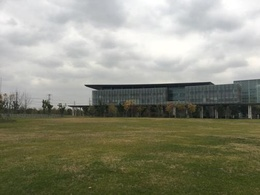
%> input picture proj2/photo/campus1.jpg, 260 x 195 px, shrunk from 504 x 378 before the run
$ octave --eval "result = getSiftFeaturePoints(imread('../photo/campus1.jpg'));"   (GNU Octave 9; MATLAB toolbox functions it lacks are replaced by stand-ins)
%> lines starting %> are read from the running program, lines starting %| are printed output that depends on the picture
### proj2/code/blur.m
function blurred_image = blur(image, sigma)
    % blur the image with Gaussian filter given sigma
    % using 3 * sigma
    filter_size = round(2*3*sigma + 1);
    if mod(filter_size, 2) == 0
        filter_size = filter_size + 1;
    end
    gaussian_filter = fspecial('gaussian',filter_size,sigma);
    blurred_image = conv2(image,gaussian_filter,'same');
end

### proj2/code/createHistogram.m
function ori_hist = createHistogram(image, x, y, scale)
%myFun - Description
%
% Syntax: ori_hist = hist(image, x, y, scale)
%
% Long description

sigma = 1.5 * scale;
r = round(3 * sigma);
bin_num = 36;
[h w] = size(image);
ori_hist = zeros(bin_num,1);
for i = -r:r
    for j = -r:r
        [m theta] = calculateGradient(x+i, y+j, image);
        if m ~= -1
            bin = 1 + round((theta + pi) / (2*pi) * bin_num);
            weight = exp(-(i*i + j*j) / (2*sigma*sigma));
            if bin > bin_num
                bin = 1;
            end
            ori_hist(bin) = ori_hist(bin) + weight * m;
        end
    end
end
end

### proj2/code/recordFeature.m
 % add feature
    function feature_index = recordFeature(point_index, feature_index, point, hist)
        global init_sigma;
        global intervals;
        global feature;
        bin_num = 36;
        peak = max(hist(:));
        n = size(hist,1);
        cir_hist = [hist(n); hist; hist(1)];

        for i = 2:n+1
            if cir_hist(i) >= 0.8 * peak && cir_hist(i) > cir_hist(i-1) && cir_hist(i) > cir_hist(i+1)
                bin = i - 1 + 0.5 * (cir_hist(i-1) - cir_hist(i+1)) / (cir_hist(i-1) - 2*cir_hist(i) + cir_hist(i+1));
                if bin <= 1
                    bin = bin_num + bin;
                else if bin >= bin_num + 1
                    bin = bin - bin_num;
                end
                interval = point.interval + point.x_hat(3);
                feature(feature_index).x = (point.x + point.x_hat(1)) * 2^(point.octave-2);
                feature(feature_index).y = (point.y + point.x_hat(2)) * 2^(point.octave-2);
                feature(feature_index).key_index = point_index;
                feature(feature_index).scale = init_sigma * power(2, point.octave-2 + (interval-1)/intervals);
                feature(feature_index).ori = (bin-1) / bin_num * 2 * pi - pi;
                feature_index = feature_index + 1;
            end
        end
    end

### proj2/code/getSiftFeaturePoints.m
function [position descriptor] = getSiftFeaturePoints(image)
%sift - extract the key points from the image
%
% Syntax: result = sift(sifte)extract the key points from the image

% Long description

    % some preprocessing
    if size(image,3) == 3
        image = rgb2gray(image);
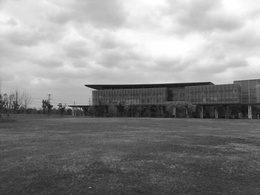
%> image: size 195x260 uint8; min 11, max 255, mean 138.7
    end
    image = im2double(image);
%> image: size 195x260 double

    %% build gaussian space pyramid
    % number of intervals per octave
    global init_sigma;
    global intervals;
    intervals  = 3;
    init_sigma = 1.6;
    k = 2^(1/intervals);
    % Gaussian space scale
    sigma = zeros(1,intervals + 3);
    sigma(1) = init_sigma;
    sigma(2) = init_sigma * sqrt(k^2 - 1);
    for i = 3:intervals + 3
        sigma(i) = sigma(i-1) * k;
    end
    % to get more keypoints, extend the origin imgae twice
    image = imresize(image,2);
%> image: size 390x520 double
    [height, width] = size(image);
%> height = 390; width = 520
    % assure that there are at least 8*8 pixels
    global octave;
    octave = floor(log2(min(height,width)) / log(2) - 2);
%> octave = 10
    % assume the original image has been blurred by sigma 0.5
    image = blur(image, sqrt(init_sigma^2 - 0.5^2*4));

    global DoG_space;
    global Gaussian_space;
    Gaussian_space = cell(octave,1);
%> Gaussian_space = {[], [], [], [], [], [], [], [], [], []}
    DoG_space = cell(octave,1);
%> DoG_space = {[], [], [], [], [], [], [], [], [], []}
    for i = 1:octave
        if i == 1
            interval_size = [height, width];
        else
            interval_size = round(interval_size / 2);
        end
        Gaussian_space{i} = zeros(interval_size(1), interval_size(2), intervals + 3);
        DoG_space{i} = zeros(interval_size(1), interval_size(2), intervals + 2);
    end
%> after the loop, DoG_space = 10 items; Gaussian_space = 10 items

    % build gaussian space pyramid
    for i = 1:octave
        for j = 1:intervals + 3
            if i == 1 && j == 1
                Gaussian_space{i}(:,:,j) = image;
            elseif j == 1
                last_octave_image = Gaussian_space{i-1}(:,:,intervals+1);
                Gaussian_space{i}(:,:,j) = imresize(last_octave_image, 0.5);
            else
                last_image = Gaussian_space{i}(:,:,j-1);
                Gaussian_space{i}(:,:,j) = blur(last_image, sigma(j));
            end
        end
    end
%> after the loop, last_image = [4.94e-08 4.94e-08]; last_octave_image = [0.000535 0.000598 0.000535; 0.000535 0.000598 0.000535]

    % build DoG space pyramid
    for i = 1:octave
        for j = 1:intervals + 2
            DoG_space{i}(:,:,j) = Gaussian_space{i}(:,:,j+1) - Gaussian_space{i}(:,:,j);
        end
    end

    %% keypoints localizations
    % detect extreme points
    % maximum number of iterations
    numOfIteration = 5;
    % pixels near the border will be ignored
    borderOfImage = 5;
    % low contrast points need to remove
    contrast_threshold = 0.04;
    process_threshold = contrast_threshold * 0.5 / intervals;
    % thresold on feature ratio of principal curvatures
    curvature_threshold = 10;
    global keypoints_array;
    keypoints_array = struct('x', 0, 'y', 0, 'octave', 0, 'interval', 0, 'x_hat', [0, 0, 0], 'scale', 0);
    keypoints_num = 1;
    for i = 1: octave                   % every octave
        [octave_height octave_width] = size(DoG_space{i}(:,:,1));
        for j = 2:intervals + 1         % every interval
            % for every pixel
            for x = borderOfImage+1:octave_height - borderOfImage
                for y = borderOfImage+1:octave_width - borderOfImage
                    if(abs(DoG_space{i}(x,y,j)) > process_threshold)
                        if extremeDetect(DoG_space{i}, j, x, y)
                            % accurate keypoints localization
                            keypoints = getAccuratePoint(DoG_space{i}, octave_height, octave_width, i, j, x, y, borderOfImage, contrast_threshold, numOfIteration);
                            if ~isempty(keypoints)
                                % remove edge-like points
                                if ~detectEdgeLikePoint(DoG_space{i}(:,:,j), keypoints.x, keypoints.y, curvature_threshold)
                                    keypoints_array(keypoints_num) = keypoints;
                                    keypoints_num = keypoints_num + 1;      % totally keypoints_num - 1 keypoints
                                end
                            end
                        end
                    end
                end
            end
        end
    end
%> this loop made 10 passes
%> (octave_height, octave_width) on passes 1 to 10: (390, 520), (195, 260), (98, 130), (49, 65), (25, 33), (13, 17), (7, 9), (4, 5), (2, 3), (1, 2)
%> after the loop, keypoints = {x 14, y 15, octave 5, x_hat [-0.429 0.301 0.176], interval 2, scale 2.1}; keypoints_array = 75 items; first 5, x, y, octave, interval and scale: 168 432 1 2 2.01, 200 410 1 2 1.99, 205 88 1 2 1.99, 206 48 1 2 2.19, 213 373 1 2 2.02; keypoints_num = 76

    %% orientation assignment
    % get the keypoints' histogram
    global feature;
    feature = struct('key_index', 0, 'x', 0, 'y', 0, 'ori', 0, 'scale', 0, 'descriptor', []);
    feature_index = 1;
    for i = 1:keypoints_num-1
        point = keypoints_array(i);
        ori_image = Gaussian_space{point.octave}(:,:,point.interval);
        ori_hist = createHistogram(ori_image, point.x, point.y, point.scale);
        for j = 1:2
            ort_hist = smoothHistogram(ori_hist);
        end
        feature_index = recordFeature(i, feature_index, point, ori_hist);
    end
%> this loop made 75 passes
%> (sigma in createHistogram, r in createHistogram, h in createHistogram, w in createHistogram, peak in recordFeature, feature_index) on passes 1 to 12: (3.02, 9, 390, 520, 1.08, 2), (2.99, 9, 390, 520, 0.181, 3), (2.99, 9, 390, 520, 0.438, 5), (3.28, 10, 390, 520, 0.0992, 7), (3.03, 9, 390, 520, 0.111, 9), (2.9, 9, 390, 520, 0.168, 10), (3.03, 9, 390, 520, 0.643, 11), (3.06, 9, 390, 520, 0.466, 12), (3.3, 10, 390, 520, 0.428, 13), (2.87, 9, 390, 520, 0.258, 13), (2.87, 9, 390, 520, 0.661, 14), (3.29, 10, 390, 520, 0.409, 15)
%> pass 1, in getSiftFeaturePoints, `ori_image = Gaussian_space{point.octave}(:,:,point.interval);`:
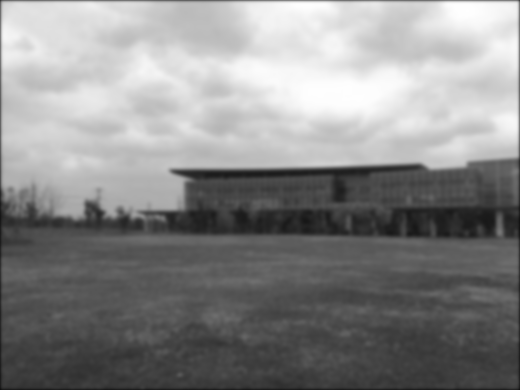
%> ori_image: size 390x520 double; min 0.0595, max 1, mean 0.54
%> after the loop, feature_index = 88

    %% generate description
    %
    num = size(feature,2);
    local_feature = feature;
    local_gaussian_space = Gaussian_space;
%> local_gaussian_space = 10 items
    local_keypoints_array = keypoints_array;
%> local_keypoints_array has the same summary as keypoints_array

    clear feature;
    clear Gaussian_space;
    clear keypoints_array;

    parfor k = 1:num
        key_feature = local_feature(k);
        key_point = local_keypoints_array(key_feature.key_index);
        key_image = local_gaussian_space{key_point.octave}(:,:,key_point.interval);
        key_sigma = 3 * key_point.scale;
        radius = round(5 * sqrt(2) * key_sigma/ 2);
        x = key_point.x;
        y = key_point.y;
        des_vector = zeros(1, 128);
        for i = -radius:radius
            for j = -radius:radius
                rj = j * cos(key_feature.ori) - i * sin(key_feature.ori);
                ri = j * sin(key_feature.ori) + i * cos(key_feature.ori);
                c_bin = rj / (key_sigma) + 2 - 0.5;
                r_bin = ri / (key_sigma) + 2 - 0.5;
                if (c_bin > -1 && c_bin < 4 && r_bin > -1 && r_bin < 4)
                    [m theta] = calculateGradient(x+i, y+j, key_image);
                    if m ~= -1
                        ori = theta - key_feature.ori;
                        while (ori < 0)
                            ori = ori + 2*pi;
                        end
                        while (ori >= 2*pi)
                            ori = ori - 2*pi;
                        end
                        o_bin = ori * 8 / (2*pi);
                        weight = exp( -(rj*rj+ri*ri) / (2*(0.5*4 * key_sigma)^2) );
                        des_vector = histogramInterpolate(des_vector, r_bin, c_bin, o_bin, m*weight);
                    end
                end
            end
        end
        norm_vector = des_vector / norm(des_vector);
        norm_vector = min(0.2, norm_vector);
        norm_vector = norm_vector / norm(norm_vector);
        local_feature(k).descriptor = norm_vector;
    end
%> this loop made 1 pass
%> (key_sigma, radius, x, y) on pass 1: (6.03, 21, 168, 432)

    position = zeros(num,2);
    descriptor = zeros(num, 128);
    for i = 1:num
        descriptor(i,:) = local_feature(i).descriptor;
        position(i,1) = local_feature(i).x;
        position(i,2) = local_feature(i).y;
    end
%> (the run ends here)

$ run again, on proj2/photo/campus2.jpg
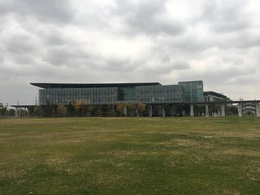
%> input picture proj2/photo/campus2.jpg, 260 x 195 px, shrunk from 504 x 378 before the run
%> in getSiftFeaturePoints, `image = rgb2gray(image);`:
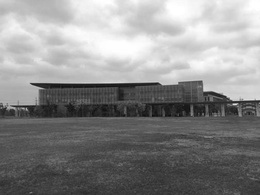
%> image: size 195x260 uint8; min 12, max 255, mean 138.2
%> in blur, `blurred_image = conv2(image,gaussian_filter,'same');`:
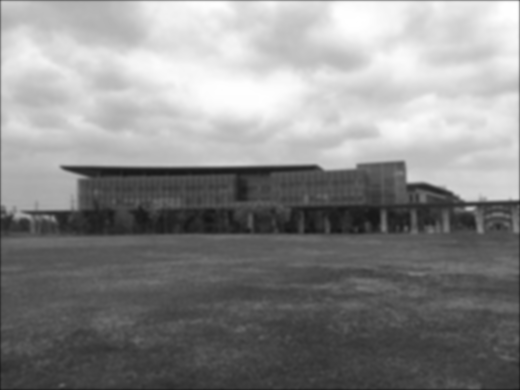
%> blurred_image: size 390x520 double; min 0.0797, max 1, mean 0.54
%> after the loop in getSiftFeaturePoints, `for i = 1:octave`: last_image = [4.84e-08 4.84e-08]; last_octave_image = [0.000524 0.000586 0.000524; 0.000524 0.000586 0.000524]
%> the loop in getSiftFeaturePoints, `for i = 1: octave` made 10 passes
%> (octave_height, octave_width) on passes 1 to 8: (390, 520), (195, 260), (98, 130), (49, 65), (25, 33), (13, 17), (7, 9), (4, 5)
%> after the loop in getSiftFeaturePoints, `for i = 1: octave`: keypoints = {x 14, y 24, octave 5, x_hat [-0.427 0.266 -0.192], interval 2, scale 1.93}; keypoints_array = 89 items; first 5, x, y, octave, interval and scale: 177 233 1 2 1.92, 179 132 1 2 1.77, 198 81 1 2 2, 204 515 1 2 1.91, 206 173 1 2 1.7; keypoints_num = 90
%> the loop in getSiftFeaturePoints, `for i = 1:keypoints_num-1` made 89 passes
%> (sigma in createHistogram, r in createHistogram, h in createHistogram, w in createHistogram, peak in recordFeature, feature_index) on passes 1 to 8: (2.87, 9, 390, 520, 0.334, 2), (2.65, 8, 390, 520, 0.441, 3), (3, 9, 390, 520, 0.912, 3), (2.86, 9, 390, 520, 1.32, 4), (2.55, 8, 390, 520, 0.256, 5), (2.97, 9, 390, 520, 0.241, 6), (3.25, 10, 390, 520, 0.703, 7), (2.96, 9, 390, 520, 0.178, 9)
%> after the loop in getSiftFeaturePoints, `for i = 1:keypoints_num-1`: feature_index = 101
%> local_gaussian_space = 10 items
%> local_keypoints_array has the same summary as keypoints_array
%> the loop in getSiftFeaturePoints, `parfor k = 1:num` made 1 pass
%> (key_sigma, radius, x, y) on pass 1: (5.75, 20, 177, 233)
